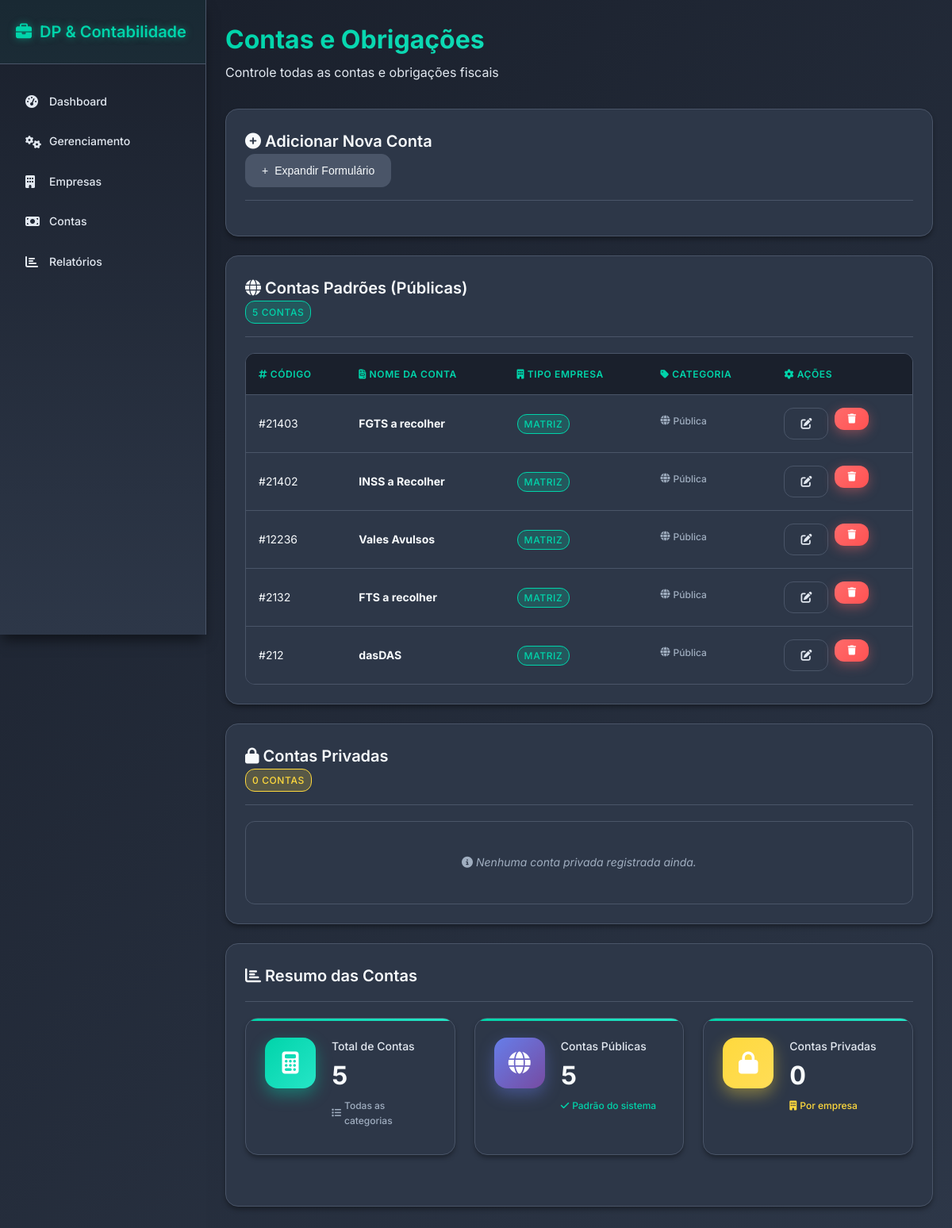
Screenshot of /contas with the database file from the repository.
### tables this page shows
CREATE TABLE contas_modelos (
    id INTEGER PRIMARY KEY AUTOINCREMENT ,
    conta_nome VARCHAR(60) DEFAULT "RANDOM" UNIQUE,
    conta_codigo VARCHAR(10) NOT NULL UNIQUE,
    conta_tipo VARCHAR(15) DEFAULT "MATRIZ"
    );

### routes/contas.py (the view)
@contas_bp.route("/contas", methods=["GET"])
def return_page():
    contas, contas_privadas = Contas.retornar_contas()
    return render_template("contas.html", contas=contas, contas_privadas=contas_privadas)

### utils/db_comands.py (called while the page is built)
def execute_command(command, value=None):
    conn = sqlite3.connect(CAMINHO_DB)
    conn.row_factory = sqlite3.Row
    cursor = conn.cursor()
    if value is None:
        cursor.execute(command)
    else:
        cursor.execute(command, value)
    conn.commit()
    if command.strip().upper().startswith("SELECT"):
        rows = cursor.fetchall()
        return [dict(row) for row in rows]
    else:
        return cursor.lastrowid

### utils/func_contas.py (called while the page is built)
    @staticmethod
    def retornar_contas():
        contas = execute_command("SELECT * FROM contas_modelos")
        contas_privadas = execute_command("SELECT * FROM contas_privadas")
        return contas, contas_privadas

### templates/contas.html (shortened to what this page needs)
{% extends "base.html" %}
{% block content %}
<section id="contas" class="tab-content active">
  <div class="page-header">
    <h1>Contas e Obrigações</h1>
    <p>Controle todas as contas e obrigações fiscais</p>
  </div>
  <div class="content-card">
    <div class="card-header">
      <h3><i class="fas fa-plus-circle"></i> Adicionar Nova Conta</h3>
      <div class="card-actions">
        <button type="button" class="btn btn-secondary" onclick="toggleForm('contaFormContainer')">
          <span id="toggle-icon-contaFormContainer">+</span> Expandir Formulário
        </button>
      </div>
    </div>
  </div>
  <div class="content-card">
    <div class="card-header">
      <h3><i class="fas fa-globe"></i> Contas Padrões (Públicas)</h3>
      <div class="card-actions">
        <span class="status-badge status-active">{{ contas|length if contas else 0 }} contas</span>
      </div>
    </div>
    <div class="table-container">
      {% if contas %}
      <table class="data-table">
        <thead>
          <tr>
            <th><i class="fas fa-hashtag"></i> Código</th>
            <th><i class="fas fa-file-invoice"></i> Nome da Conta</th>
            <th><i class="fas fa-building"></i> Tipo Empresa</th>
            <th><i class="fas fa-tag"></i> Categoria</th>
            <th><i class="fas fa-cog"></i> Ações</th>
          </tr>
        </thead>
        <tbody>
          {% for conta in contas %}
          <tr>
            <td>#{{ conta.conta_codigo }}</td>
            <td><strong>{{ conta.conta_nome }}</strong></td>
            <td>
              <span class="status-badge {% if conta.conta_tipo == 'Matriz' %}status-active{% else %}status-pending{% endif %}">
                {{ conta.conta_tipo }}
              </span>
            </td>
            <td><span class="metric-change neutral"><i class="fas fa-globe"></i> Pública</span></td>
            <td>
              <div class="card-actions">
                <form action="{{ url_for('contas.criar_conta') }}" method="post" style="display:inline;">
                  <button type="submit" class="btn btn-outline"><i class="fas fa-edit"></i></button>
                </form>
                <form action="{{ url_for('contas.criar_conta') }}" method="post" style="display:inline;" onsubmit="return confirm('Tem certeza que deseja excluir esta conta?');">
                  <button type="submit" class="btn btn-danger"><i class="fas fa-trash"></i></button>
                </form>
              </div>
            </td>
          </tr>
          {% endfor %}
        </tbody>
      </table>
      {% else %}
      <p class="info-text"><i class="fas fa-info-circle"></i> Nenhuma conta pública registrada ainda.</p>
      {% endif %}
    </div>
  </div>
  <div class="content-card">
    <div class="card-header">
      <h3><i class="fas fa-lock"></i> Contas Privadas</h3>
      <div class="card-actions">
        <span class="status-badge status-pending">{{ contas_privadas|length if contas_privadas else 0 }} contas</span>
      </div>
    </div>
    <div class="table-container">
      {% if contas_privadas %}
      <table class="data-table">
        <thead>
          <tr>
            <th><i class="fas fa-building"></i> ID Empresa</th>
            <th><i class="fas fa-hashtag"></i> Código</th>
            <th><i class="fas fa-file-invoice"></i> Nome da Conta</th>
            <th><i class="fas fa-building"></i> Tipo Empresa</th>
            <th><i class="fas fa-tag"></i> Categoria</th>
            <th><i class="fas fa-cog"></i> Ações</th>
          </tr>
        </thead>
        <tbody>
          {% for conta in contas_privadas %}
          <tr>
            <td>{{ conta.empresa_id }}</td>
            <td>#{{ conta.conta_codigo }}</td>
            <td><strong>{{ conta.conta_nome }}</strong></td>
            <td>
              <span class="status-badge {% if conta.conta_tipo == 'Matriz' %}status-active{% else %}status-pending{% endif %}">
                {{ conta.conta_tipo }}
              </span>
            </td>
            <td><span class="metric-change warning"><i class="fas fa-lock"></i> Privada</span></td>
            <td>
              <div class="card-actions">
                <form action="{{ url_for('contas.edit_conta_privada') }}" method="post" style="display:inline;">
                  <input type="hidden" name="empresa_id" value="{{ conta.empresa_id }}">
                  <input type="hidden" name="id" value="{{ conta.conta_codigo }}">
                  <button type="submit" class="btn btn-outline"><i class="fas fa-edit"></i></button>
                </form>
                <form action="{{ url_for('contas.delete_conta_privada') }}" method="post" style="display:inline;" onsubmit="return confirm('Tem certeza que deseja excluir esta conta privada?');">
                  <input type="hidden" name="empresa_id" value="{{ conta.empresa_id }}">
                  <input type="hidden" name="id" value="{{ conta.conta_codigo }}">
                  <button type="submit" class="btn btn-danger"><i class="fas fa-trash"></i></button>
                </form>
              </div>
            </td>
          </tr>
          {% endfor %}
        </tbody>
      </table>
      {% else %}
      <p class="info-text"><i class="fas fa-info-circle"></i> Nenhuma conta privada registrada ainda.</p>
      {% endif %}
    </div>
  </div>
  <div class="content-card">
    <div class="card-header"><h3><i class="fas fa-chart-bar"></i> Resumo das Contas</h3></div>
    <div class="dashboard-grid" style="grid-template-columns: repeat(auto-fit, minmax(250px, 1fr));">
      <div class="metric-card">
        <div class="metric-icon contas"><i class="fas fa-calculator"></i></div>
        <div class="metric-content">
          <h3>Total de Contas</h3>
          <div class="metric-value">{{ (contas|length if contas else 0) + (contas_privadas|length if contas_privadas else 0) }}</div>
          <div class="metric-change neutral"><i class="fas fa-list"></i> Todas as categorias</div>
        </div>
      </div>
      <div class="metric-card">
        <div class="metric-icon empresas"><i class="fas fa-globe"></i></div>
        <div class="metric-content">
          <h3>Contas Públicas</h3>
          <div class="metric-value">{{ contas|length if contas else 0 }}</div>
          <div class="metric-change positive"><i class="fas fa-check"></i> Padrão do sistema</div>
        </div>
      </div>
      <div class="metric-card">
        <div class="metric-icon pendentes"><i class="fas fa-lock"></i></div>
        <div class="metric-content">
          <h3>Contas Privadas</h3>
          <div class="metric-value">{{ contas_privadas|length if contas_privadas else 0 }}</div>
          <div class="metric-change warning"><i class="fas fa-building"></i> Por empresa</div>
        </div>
      </div>
    </div>
  </div>
</section>
{% endblock %}

### templates/base.html (shortened to what this page needs)
<!DOCTYPE html>
<html lang="pt-BR">
<head>
  <link rel="stylesheet" href="{{ url_for('static', filename='style.css') }}">
  <link rel="stylesheet" href="https://cdnjs.cloudflare.com/ajax/libs/font-awesome/6.4.2/css/all.min.css">
</head>
<body>
  <div class="app-container">
    <nav class="sidebar">
      <div class="sidebar-header">
        <h2><i class="fas fa-briefcase"></i> DP & Contabilidade</h2>
      </div>
      <ul class="nav-menu">
        <li class="nav-item {% if aba == 'dashboard' %}active{% endif %}">
          <a href="{{ url_for('dashboard.return_dashboard') }}"><i class="fas fa-tachometer-alt"></i> Dashboard</a>
        </li>
        <li class="nav-item {% if aba == 'gerenciamento' %}active{% endif %}">
          <a href="{{ url_for('gerenciamento.return_page') }}"><i class="fas fa-cogs"></i> Gerenciamento</a>
        </li>
        <li class="nav-item {% if aba == 'empresas' %}active{% endif %}">
          <a href="{{ url_for('empresas.return_page') }}"><i class="fas fa-building"></i> Empresas</a>
        </li>
        <li class="nav-item {% if aba == 'contas' %}active{% endif %}">
          <a href="{{ url_for('contas.return_page') }}"><i class="fas fa-money-bill"></i> Contas</a>
        </li>
        <li class="nav-item {% if aba == 'relatorios' %}active{% endif %}">
          <a href="{{ url_for('relatorios.return_page') }}"><i class="fas fa-chart-bar"></i> Relatórios</a>
        </li>
      </ul>
    </nav>
    <main class="main-content">
      {% block content %}{% endblock %}
    </main>
  </div>
</body>
</html>

### rows the page displays
contas_modelos: conta_codigo "21403", conta_nome "FGTS a recolher", conta_tipo "MATRIZ"
contas_modelos: conta_codigo "21402", conta_nome "INSS a Recolher", conta_tipo "MATRIZ"
contas_modelos: conta_codigo "12236", conta_nome "Vales Avulsos", conta_tipo "MATRIZ"
contas_modelos: conta_codigo "2132", conta_nome "FTS a recolher", conta_tipo "MATRIZ"
contas_modelos: conta_codigo "212", conta_nome "dasDAS", conta_tipo "MATRIZ"

### other values shown
{{ contas|length if contas else 0 }} "5"
{{ contas_privadas|length if contas_privadas else 0 }} "0"
